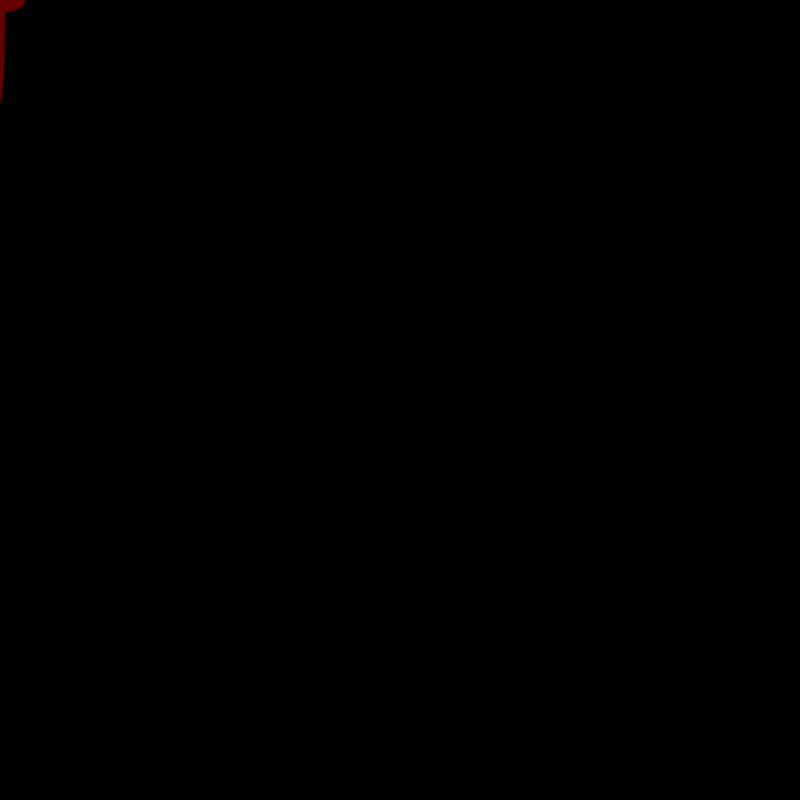
Frame 1 (no input)
Frame 60 (the mouse pressed at the canvas centre just before this capture): identical to frame 1, image omitted
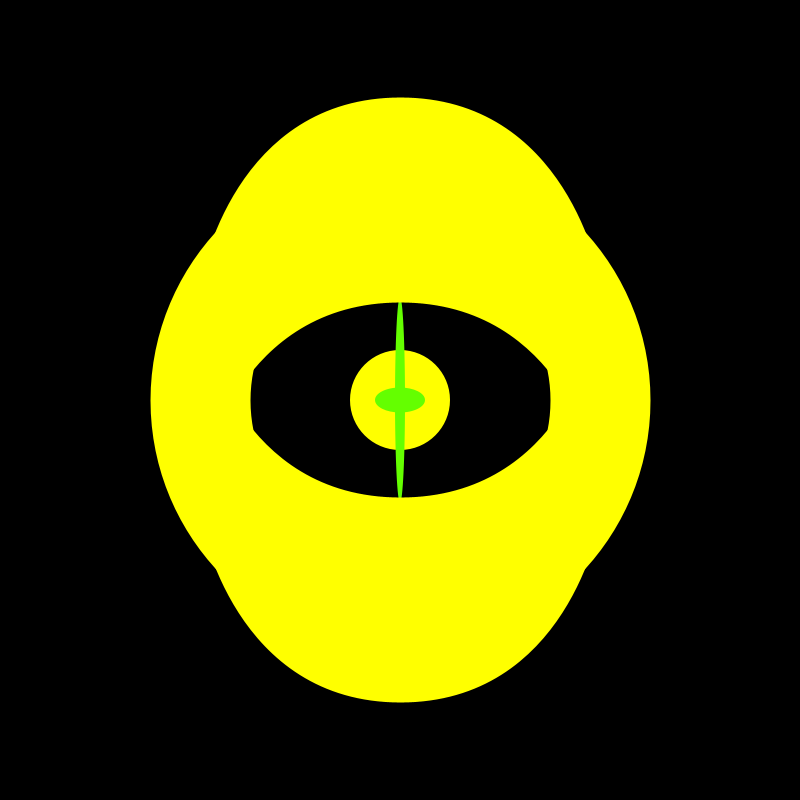
Frame 120 (the mouse held since frame 60 and released just before this capture)

The Processing sketch that drew these frames (run headless with seeded random() and noise(); from frame 60 on, the mouse is pressed at the canvas centre):

// Processing sketch: processing_96167
// ── processing_96167.pde



int mida=100;
void setup(){
 
  size(800,800);
  strokeWeight(2);
  
}


void draw(){
  
  
  mida = mouseX/4;
  
  background(0);
  
  fill(255,mouseY,0);
  
  stroke(255,mouseX,0);
  
  strokeWeight(mouseX);
  
  
  ellipse(mouseX,mouseY,mida,mida);
  
  ellipse(mouseX,mouseY,mida/2,mida/2);
  
  ellipse(mouseX,mouseY,mida/2,mida/2);
  
  fill(100,mouseY,0);
  
  ellipse(mouseX,mouseY,50,25);
  ellipse(mouseX,mouseY,10,205);
  

}
